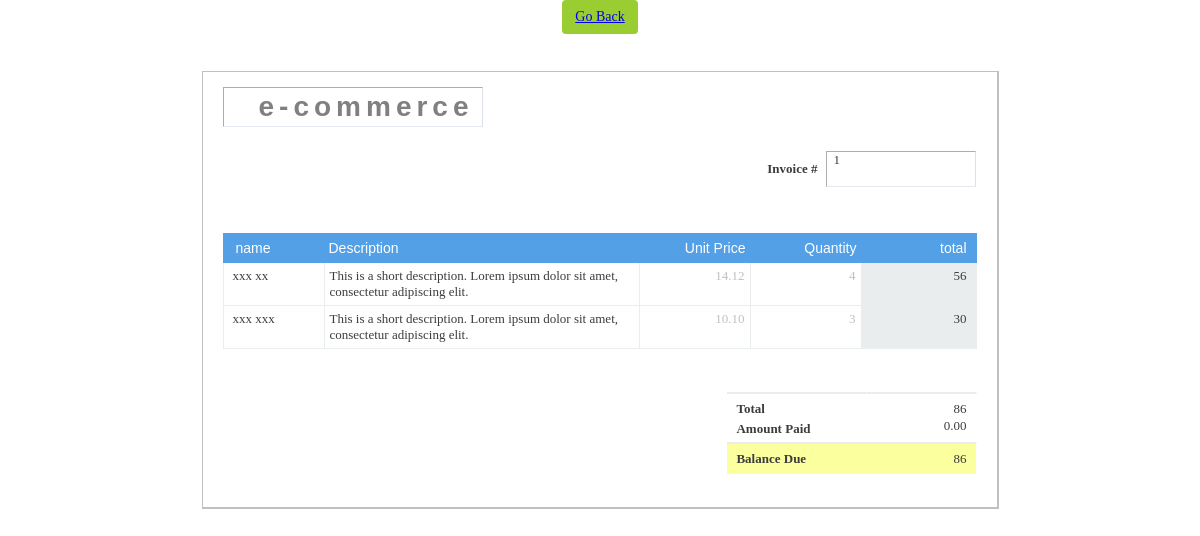
/invoice/index.php?view=1 (signed in), run on the app's committed database.
### tables this page shows
CREATE TABLE IF NOT EXISTS `products` (
  `ID_Int` int(11) NOT NULL,
  `Name` varchar(100) NOT NULL,
  `description` varchar(250) NOT NULL,
  `price` decimal(6,2) NOT NULL,
  `cat` varchar(100) NOT NULL,
  `image` varchar(250) NOT NULL,
  `available` int(250) NOT NULL
);

CREATE TABLE IF NOT EXISTS `cart` (
  `user_id` int(11) NOT NULL,
  `p_id` int(11) NOT NULL,
  `quantity` int(11) NOT NULL,
  `order_no` int(100) DEFAULT '0'
);

### invoice/index.php (the view, shortened to what this page needs)
<?php
$user_id = $_SESSION['siuser'];
if (isset($_GET['view'])&& !empty($_GET['view'])) {
   $order_no = (int)$_GET['view'] ;
}
?>
<a href="/e-com" class="btn btn-main-sm" ><i class="fa fa-arrow-left"></i> Go Back </a>
<html class="en"><head>
		</head>
		<body style="text-align: center; height:100%;width:100%;margin: 0 auto !important;">
    <br>
        		<table id="main_table_wrapper" cellpadding="0" cellspacing="0" style="position: relative; top: 0px; width: 800px; text-align: left; margin: 0px auto !important;" border="0"><tbody><tr><td>
		<table style="width:100%; margin-left:0px;">
		<tbody><tr>
		<td style="text-align:left;padding-top:15px;">
		<form id="invoice_form" name="invoice_form" action="" method="post" enctype="multipart/form-data" style="margin:0px;padding:0px;">
		 <table cellpadding="0" cellspacing="0" style="width:100%;margin:0px;padding:0px;margin-top:10px;">
	      <tbody>
	     <tr>
	      <td style="height:10px;"></td>
	     </tr>
	     <tr>
	      <td colspan="100" width="100%" style="background-color:white;text-align:left;border-left:1px solid silver;border-top:1px solid silver;border-right:2px solid silver;border-bottom:2px solid silver;padding-left:20px;padding-right:20px; padding-top:15px; padding-bottom:15px;">
		   <table border="0" cellpadding="0" cellspacing="0" width="100%" style="padding:0px; margin:0px;text-align:left;">
	     <tbody><tr>
	     <td><table border="0" cellpadding="0" cellspacing="0" style="width:100%;"><tbody><tr style="vertical-align:bottom;">
	     <td style="padding:0px; margin:0px;text-align:right;">
	     <font style="font-size:28px;font-weight:bold; letter-spacing:5px; font-family:arial;color:#808080;">
		 		 <div id="invoiceHeadlineNoLogo" style="position:relative; z-index:100; margin-bottom:-14px;">
		<h4 id="invoice_heading" onchange="document.getElementById('invoice_heading_copy').value=this.value" style="text-align:right; padding-top:3px; padding-bottom:3px; padding-right:8px; width:250px; font-weight:bold; letter-spacing:5px; font-family:arial;font-size:28px;color:#808080;" class="invoiceForm_fromNameTD" onfocus="this.className='invoiceForm_fromNameTD_onFocus';" onblur="this.className='invoiceForm_fromNameTD';" type="text" name="invoice_heading" value="INVOICE">e-commerce</h4>
		 </div>
		 </font>
	     </td>
	     </tr>
	     </tbody></table>
	     </td>
	     </tr>
	     <tr>
	     <td>
		 <table border="0" cellspacing="0" cellpadding="0" style="
    float: right;
"><tbody style="
">
		   <tr>
		   <td style="vertical-align:bottom;">
			<table border="0" cellpadding="0" cellspacing="0" style="width:100%; height:100%; vertical-align:bottom;border:1px solid white;"> <tbody><tr><td style="width:155px;"></td><td></td><td></td></tr>
	    <tr style="height:25px;">
	    <td></td>
		<td style="width:146px; padding-right:8px;text-align:right;font-weight:bold;font-family:verdana;font-size:13px;color:#3c3c3c;">
            Invoice #		</td>
		<td class="invoiceForm_fromNameTD" id="invoice_numberTD">
		<h4 id="invoice_number" style="outline:none;border:0px solid white; width:141px; padding-left:7px; font-weight:normal; font-family:verdana;font-size:13px;color:#3c3c3c;" type="text" name="invoice_number" onfocus="document.getElementById('invoice_numberTD').className='invoiceForm_fromNameTD_onFocus';document.getElementById('invoice_number').style.backgroundColor='#FFFADC';" onkeyup="onlyNumbersLettersOrDashes(this)" onblur="document.getElementById('invoice_numberTD').className='invoiceForm_fromNameTD';document.getElementById('invoice_number').style.backgroundColor='#FFFFFF'; " value=""><?php echo $order_no?><h4>
		</td>
		</tr>
		<tr><td style="height:5px;"></td></tr>
		<tr><td style="height:5px;"></td></tr>
			</tbody></table>
		   </td>
		   </tr>
		   </tbody></table>
		   </td>
		   </tr>
		   <tr><td colspan="100" style="width:100%;vertical-align:top;padding-top:35px;">
		   <table id="dataTable" border="0" cellpadding="0" cellspacing="0" width="100%" style="vertical-align:top;">
		   <tbody>
		   <tr id="topRow" style="background-color:#54A0E7;height:30px;">
		   <th style="width:14px;height:30px;"></th>
		   <th style="color:#FFFFFD;font-family:arial;font-size:14px;font-weight:400;padding-left:8px;text-align:left;">name</th>
		   <th style="color:#FFFFFD;font-family:arial;font-size:14px;font-weight:400;padding-left:5px;text-align:left;">Description</th>
		   <th style="color:#FFFFFD;font-family:arial;font-size:14px;font-weight:400;padding-left:0px;text-align:right;padding-right:4px;">Unit Price</th>
		   <th style="color:#FFFFFD;font-family:arial;font-size:14px;font-weight:400;padding-left:0px;text-align:right;padding-right:4px;">Quantity</th>
		   <th style="color:#FFFFFD;font-family:arial;font-size:14px;font-weight:400;padding-left:0px;text-align:right;padding-right:10px;">total</th>
		   </tr>
   <?php
     $sql="SELECT * FROM `products` JOIN `cart` ON `cart`.`p_id` = `products`.`ID_Int` WHERE user_id = '$user_id' AND order_no = '$order_no'";
    $query=mysql_query($sql);
     $ttotal = (int) 0 ;
    while ($row=mysql_fetch_array($query)) {
               ?>
			   <tr class="invoiceDataHeadRow">
			   <td class="invoiceDataDelete">
		   	   </td>
			    <td class="invoiceDataItem">
				<p onfocus="invoiceForm_changeBackground(this,'#FFFADC');" onfocusin="invoiceForm_changeBackground(this,'#FFFADC');" onblur="invoiceForm_changeBackground(this,'#FFFFFF');" name="item[]" class="inputInvoiceDataItem">
				       		<?php echo $row['Name']?></p>
		   		</td>
		   				   		<td class="invoiceDataDescription">
										   		<p name="description[]" id="description[]" rows="1" cols="40" class="inputInvoiceDataDescription" onfocus="invoiceForm_changeBackground(this,'#FFFADC');" onblur="invoiceForm_changeBackground(this,'#FFFFFF');" onkeyup="sz(this,1);"><?php echo $row['description']?></p>	   		</td>
			    			    <td class="invoiceDataPriceOrQty">
							                            <p name="unit_price[]" id="unit_price[]" type="text" autocomplete="off" class="inputInvoiceDataPriceOrQty" style="color:silver;" onkeyup="sanitizeInvoiceLineValues(this);" onblur="invoiceForm_changeBackground(this,'#FFFFFF');checkIfEmpty(this);reCalculate(this, 'dataTable', this.value);" onfocus="invoiceForm_changeBackground(this,'#FFFADC');if (this.value=='0.00') {this.value = '';this.style.color = '#3c3c3c';}" value="0.00"><?php echo $row['price']?></p>
		   	    </td>
			    <td class="invoiceDataPriceOrQty">
							                            <p name="qty[]" id="qty[]" type="text" autocomplete="off" class="inputInvoiceDataPriceOrQty" style="color:silver;" onkeyup="sanitizeInvoiceLineValues(this);" onblur="invoiceForm_changeBackground(this,'#FFFFFF');checkIfEmpty(this);reCalculate(this, 'dataTable', this.value);" onfocus="invoiceForm_changeBackground(this,'#FFFADC');if (this.value=='0.00') {this.value = '';this.style.color = '#3c3c3c';}" value="0.00"><?php echo $row['quantity']?></p>
		   	    </td>
							    <td class="invoiceDataTax_hidden">
			    							    <td class="invoiceDataAmount">
			    <p name="total[]" id="total[]" type="text" autocomplete="off" readonly="" class="inputInvoiceDataAmount" value="0.00"><?php
                   $price=(int)$row['price'];
           $q=(int)$row['quantity'];
           $total=(int)$price * $q;
                   echo $total;?></p>
			    </td>
		   	    </tr>
			   <?php $ttotal = $ttotal + $total;
    }?>
		   </tbody>
		   </table>
		   </td></tr>
			<tr><td>&nbsp;</td></tr>
			<tr>
			<td>
			<table border="0" cellpadding="0" cellspacing="0">
			<tbody><tr>
			<td style="width:500px;vertical-align:top;">
		   </td>
		   <td style="width:1px;">
		   </td>
			<td style="vertical-align:top;">
			<table id="table_sums" border="0" cellpadding="0" cellspacing="0">
			<tbody><tr><td>&nbsp;</td></tr>
			<tr id="sum_blankAfterDiscountOrTaxTR" style="height:7px;"><td></td></tr>
						<tr>
			<td style="width:15px; border-top:2px solid #eaedee;">&nbsp;</td>
			<td style="border-top:2px solid #eaedee;font-family:verdana; font-size:13px; color:#3c3c3c; font-weight:bold;padding-top:7px;">
                Total			</td>
		   <td style="padding-top:7px; text-align:right;padding-right:4px;border-right:1px solid white;border-top:2px solid #eaedee;border-left:1px solid white;">
		   <p style="border:0px solid white;text-align:right; width:100px; padding-right:5px; font-weight:normal; font-family:verdana;font-size:13px;color:#3c3c3c;" readonly="" type="text" name="sum_total" id="sum_total" value="0.00"><?php
echo $ttotal;?></p>
		   </td>
			</tr>
			<tr>
			<td style="width:15px; border-top:0px solid #eaedee;">&nbsp;</td>
			<td style="border-top:0px solid #eaedee;font-family:verdana; font-size:13px; color:#3c3c3c; font-weight:bold;">
                Amount Paid			</td>
		   <td style="padding-bottom:7px;text-align:right;padding-right:4px;border-right:1px solid white;border-top:0px solid #eaedee;border-left:1px solid white;">
		   <input style="border:0px solid white;text-align:right; width:100px; padding-right:5px; font-weight:normal; font-family:verdana;font-size:13px;color:#3c3c3c;" readonly="" type="text" name="amount_paid" id="amount_paid" value="0.00">
		   </td>
			</tr>
			<tr style="background-color:#FBFF9E;">
			<td style="background-color:#FBFF9E;width:15px; border-top:2px solid #eaedee;">&nbsp;</td>
			<td style="background-color:#FBFF9E;width:200px; border-top:2px solid #eaedee;font-family:verdana; font-size:13px; color:#3c3c3c; font-weight:bold;padding-top:7px;padding-bottom:7px;">
                Balance Due&nbsp;<span id="currency_code_output" style="font-family:verdana; font-size:13px; color:#3c3c3c; font-weight:normal;"></span>
			</td>
		   <td style="background-color:#FBFF9E;text-align:right;padding-right:4px;border-right:1px solid white;border-top:2px solid #eaedee;border-left:1px solid #FBFF9E;">
               <p style="background-color:#FBFF9E;border:0px solid white;text-align:right; width:100px; padding-right:5px; font-weight:normal; font-family:verdana;font-size:13px;color:#3c3c3c;" readonly="" type="text" name="balance_due" id="balance_due" value="$0.00"><?php
                   echo $ttotal;?></p>
		   </td>
			</tr>
			</tbody></table>
			</td>
			</tr>
			<tr><td>&nbsp;</td></tr>
			</tbody></table>
			</td>
			</tr>
		   </tbody></table>
		   </td>
		  </tr>
		 </tbody></table>
 	    </form></td>
   		</tr>
   		</tbody></table>
		</td></tr></tbody></table>
        	</body></html>

### invoice/index.php (style rules this page uses)
.btn-main-sm { background-color: yellowgreen; }
.btn { display: inline-block; padding: 6px 12px; margin-bottom: 0; font-size: 14px; font-weight: normal; line-height: 1.428571429; text-align: center; white-space: nowrap; vertical-align: middle; cursor: pointer; background-image: none; border: 1px solid transparent; border-radius: 4px; -webkit-user-select: none; -moz-user-select: none; -ms-user-select: none; -o-user-select: none; user-select: none; }
.invoiceDataHeadRow { height:33px; }
.invoiceDataDelete { padding-left:4px; border-left:1px solid #eaedee;border-bottom:1px solid #eaedee;width:14px;height:14px; cursor:pointer; vertical-align:top; padding-top:7px; }
.invoiceDataItem { border-bottom:1px solid #eaedee; vertical-align:top;padding-left:4px; }
.inputInvoiceDataItem { outline:none;border:0px solid white; padding:5px; padding-top:5px;padding-left:1px; width:86px; font-weight:normal; font-family:verdana;font-size:13px;color:#3c3c3c; }
.invoiceDataDescription { border-bottom:1px solid #eaedee;border-left:1px solid #eaedee;vertical-align:top; }
.inputInvoiceDataDescription { outline:none; overflow:hidden;border:0px solid white; padding:5px; width:304px; font-weight:normal; font-family:verdana;font-size:13px;color:#3c3c3c; }
.inputInvoiceDataPriceOrQty { outline:none;border:0px solid white;text-align:right;width:100px; padding:5px; font-family:verdana;font-size:13px; color:silver; }
.invoiceDataPriceOrQty { vertical-align:top;text-align:right;border-bottom:1px solid #eaedee;border-left:1px solid #eaedee; }
.invoiceDataTax_hidden { display:none;vertical-align:top;text-align:right;border-bottom:1px solid #eaedee;border-left:1px solid #eaedee; }
.invoiceDataAmount { background-color:#eaedee;background-image:url(images/grey.png);background-repeat:repeat-x repeat-y;vertical-align:top;text-align:right;padding-right:4px;border-right:1px solid #eaedee;border-bottom:1px solid #eaedee;border-left:1px solid #eaedee; }
.inputInvoiceDataAmount { background-image:url(images/grey.png);background-repeat:repeat-x repeat-y;background-color:#eaedee;border:0px solid white;text-align:right; width:100px; padding:5px; font-weight:normal; font-family:verdana;font-size:13px;color:#3c3c3c; }
.invoiceForm_fromNameTD { border-top:1px solid #ABADB3;border-left:1px solid #ABADB3; border-bottom:1px solid #E3E9EF;border-right:1px solid #DBDFE6; }

### data on the page
products: Name "xxx xx", description "This is a short description. Lorem ipsum dolor sit amet, consectetur adipiscing elit.", price "14.12", cart.quantity "4", price.quantity "56"
products: Name "xxx xxx", description "This is a short description. Lorem ipsum dolor sit amet, consectetur adipiscing elit.", price "10.10", cart.quantity "3", price.quantity "30"

### other printed values
$order_no "1"
$ttotal "86"
